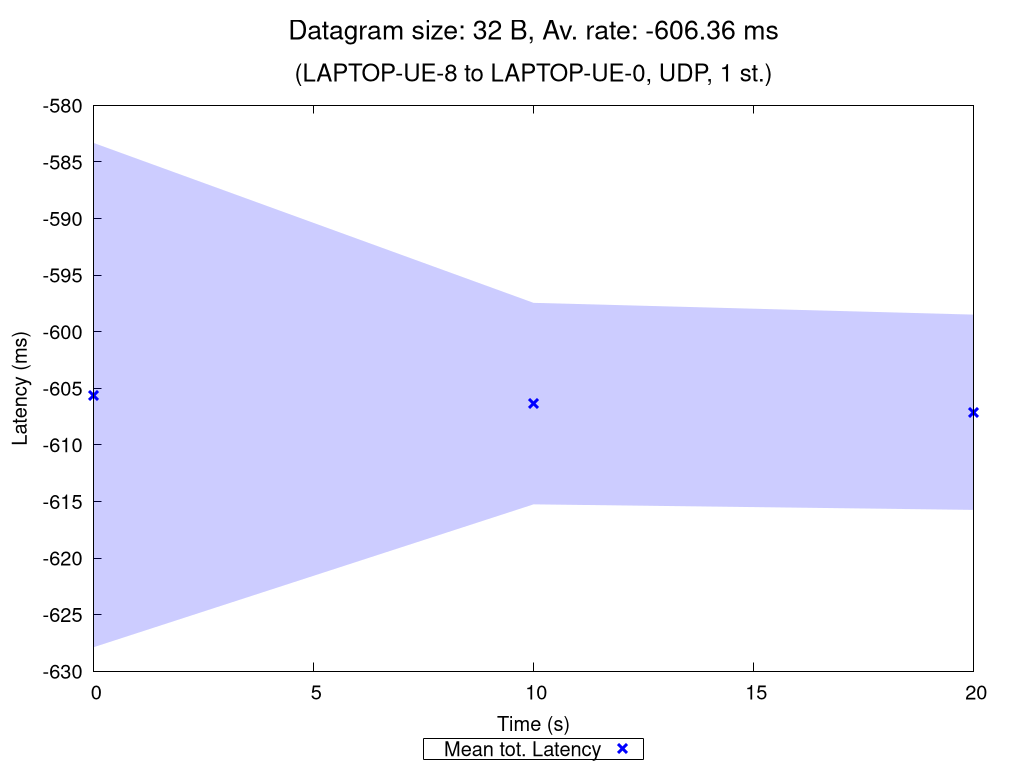

Here is the gnuplot script that generated this plot:
set terminal pngcairo nocrop enhanced size 1024,768 font "Verdana,15"
set output "UDP_1_st_2020_11_02_12-18-19_two2one_00032B.png"

set title "{/=20 Datagram size: 32 B, Av. rate: -606.36 ms}\n\n{/=18 (LAPTOP-UE-8 to LAPTOP-UE-0, UDP, 1 st.)}"

set xlabel "Time (s)"
set ylabel "Latency (ms)"
set ytics nomirror
set key bmargin center horizontal box samplen 1 width -1
set bmargin 4.6
set rmargin 4.5

rf = 1.0  # rate factor
set style fill transparent solid 0.2 noborder
set autoscale xfix
plot "UDP_1_st_2020_11_02_12-18-19_two2one_00032B_iperf_processed.dat" using 1:($2/rf-$3/rf):($2/rf+$3/rf) with filledcurves lc rgb "blue" notitle, \
     "" using 1:($2/rf) with points pt 2 ps 1.5 lw 3 lc rgb "blue" title "Mean tot. Latency", \
